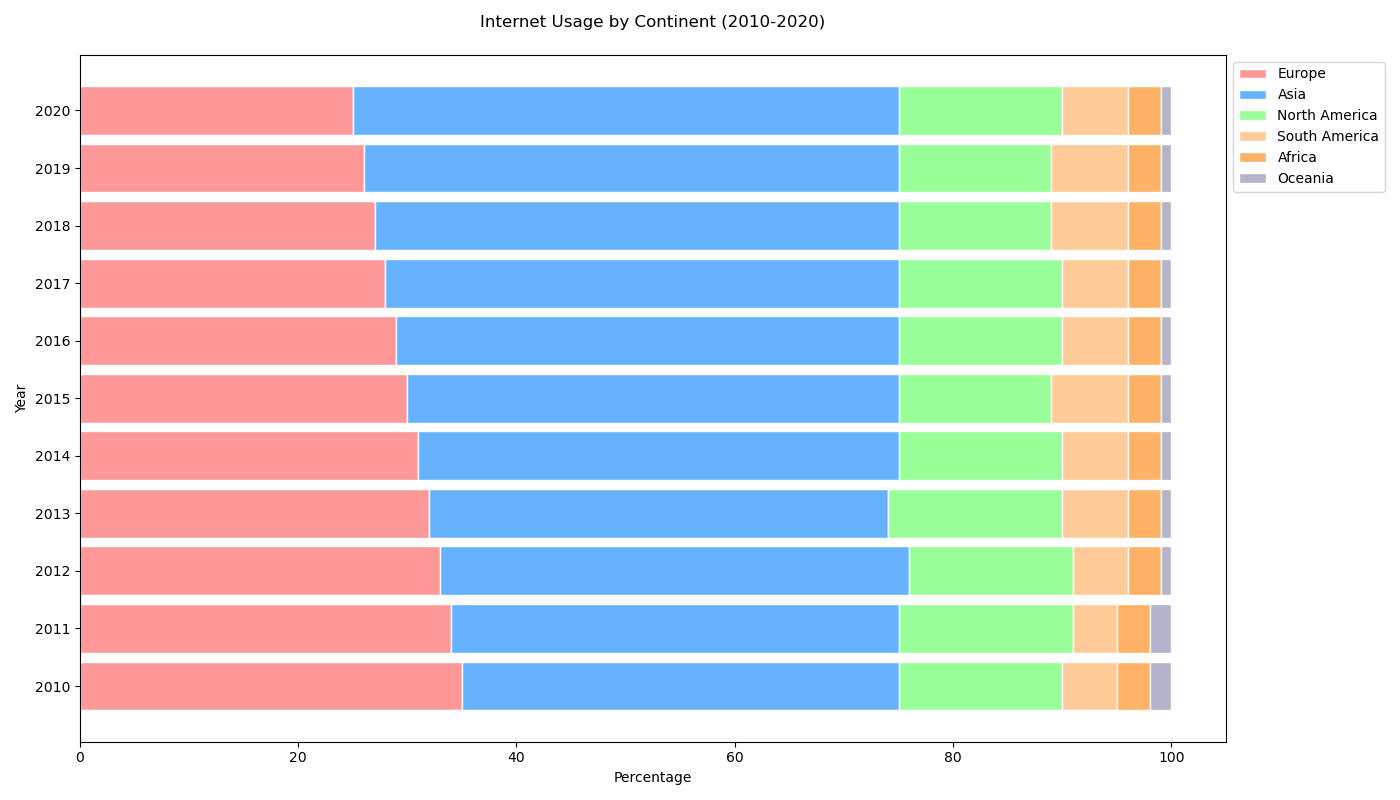

Python code for this plot:

import matplotlib.pyplot as plt
import numpy as np

data = {
    'Year': [2010, 2011, 2012, 2013, 2014, 2015, 2016, 2017, 2018, 2019, 2020],
    'Europe': [35, 34, 33, 32, 31, 30, 29, 28, 27, 26, 25],
    'Asia': [40, 41, 43, 42, 44, 45, 46, 47, 48, 49, 50],
    'North America': [15, 16, 15, 16, 15, 14, 15, 15, 14, 14, 15],
    'South America': [5, 4, 5, 6, 6, 7, 6, 6, 7, 7, 6],
    'Africa': [3, 3, 3, 3, 3, 3, 3, 3, 3, 3, 3],
    'Oceania': [2, 2, 1, 1, 1, 1, 1, 1, 1, 1, 1]
}

years = data['Year']
europe = data['Europe']
asia = data['Asia']
north_america = data['North America']
south_america = data['South America']
africa = data['Africa']
oceania = data['Oceania']

barWidth = 0.85

r = np.arange(len(years))

plt.figure(figsize=(14, 8))

plt.barh(r, europe, color='#FF9999', edgecolor='white', height=barWidth, label='Europe')
plt.barh(r, asia, left=europe, color='#66B2FF', edgecolor='white', height=barWidth, label='Asia')
plt.barh(r, north_america, left=np.array(europe)+np.array(asia), color='#99FF99', edgecolor='white', height=barWidth, label='North America')
plt.barh(r, south_america, left=np.array(europe)+np.array(asia)+np.array(north_america), color='#FFCC99', edgecolor='white', height=barWidth, label='South America')
plt.barh(r, africa, left=np.array(europe)+np.array(asia)+np.array(north_america)+np.array(south_america), color='#FFB266', edgecolor='white', height=barWidth, label='Africa')
plt.barh(r, oceania, left=np.array(europe)+np.array(asia)+np.array(north_america)+np.array(south_america)+np.array(africa), color='#B3B3CC', edgecolor='white', height=barWidth, label='Oceania')

plt.xlabel('Percentage')
plt.ylabel('Year')
plt.title('Internet Usage by Continent (2010-2020)', pad=20)
plt.yticks(r, years)
plt.legend(loc='upper left', bbox_to_anchor=(1,1), ncol=1)
plt.tight_layout()
plt.show()
